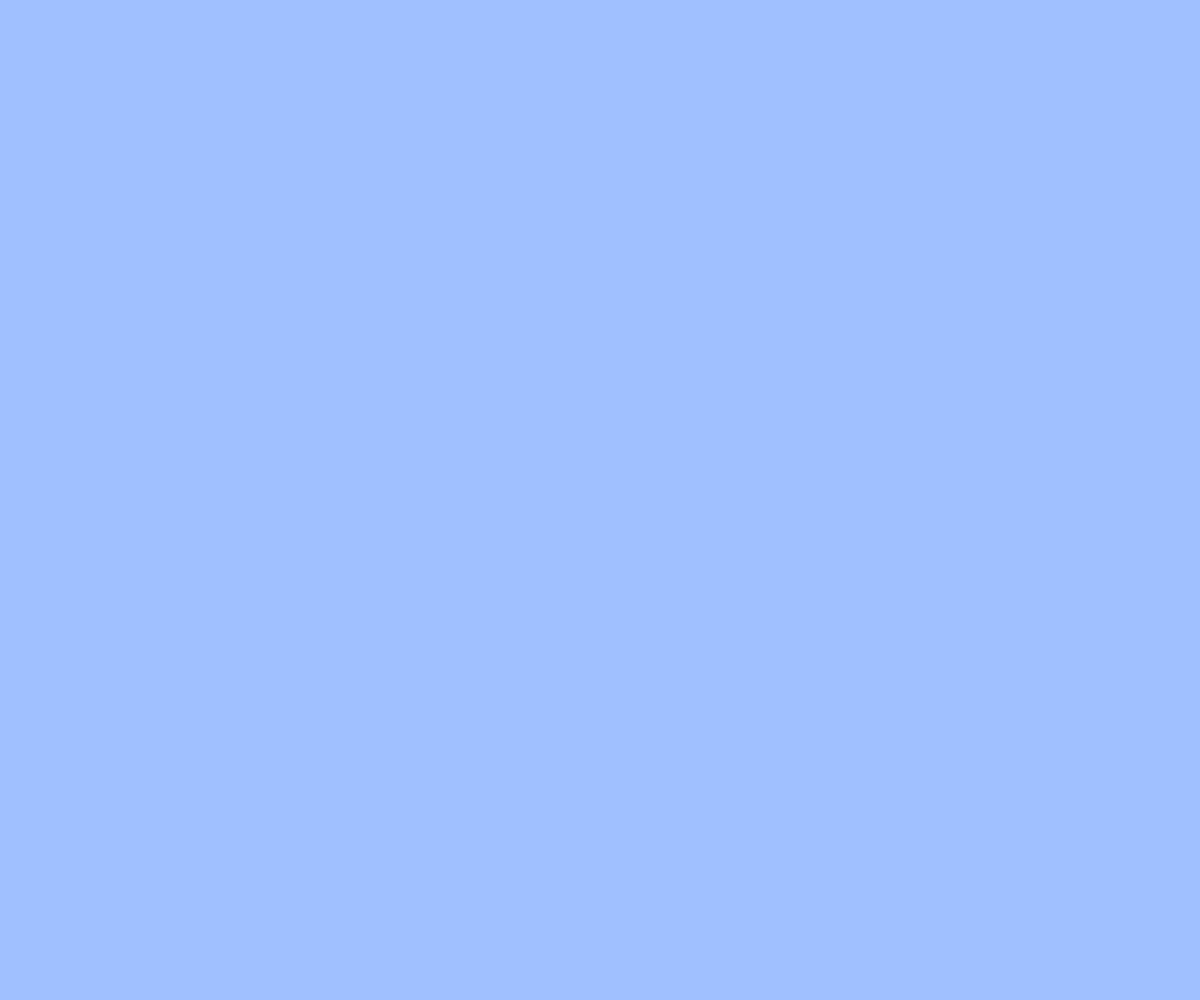
Frame 1 (no input)
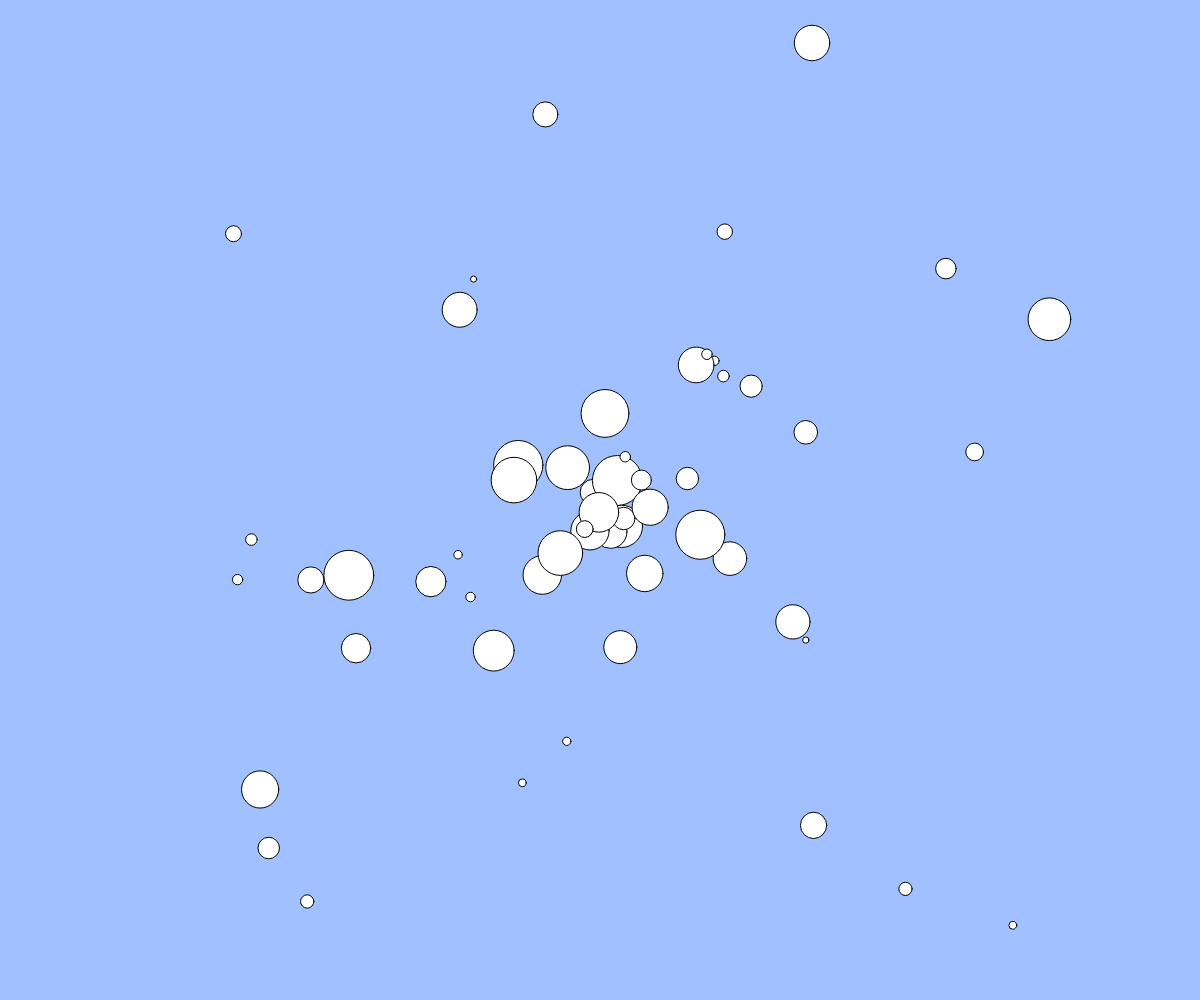
Frame 60 (no input)
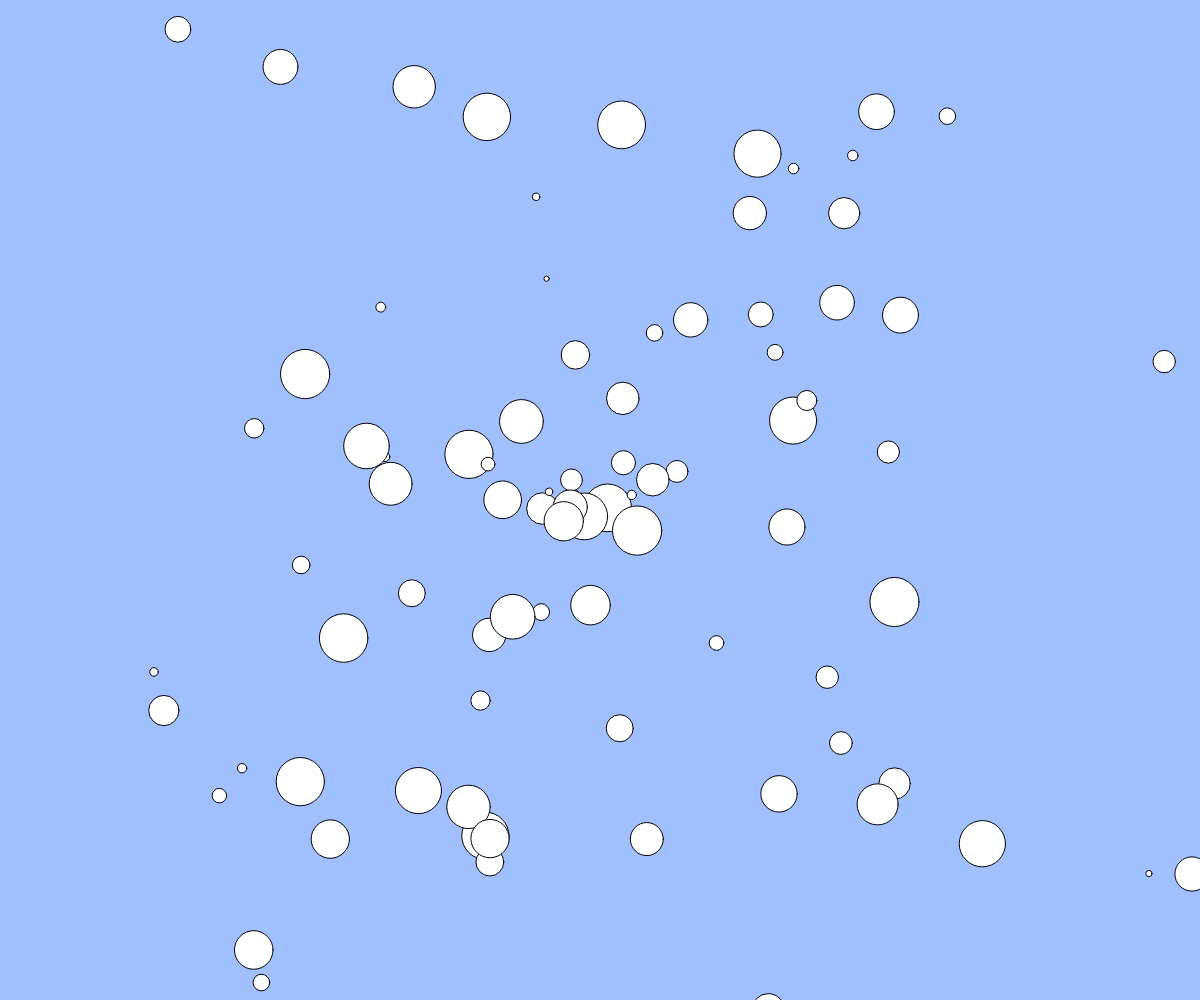
Frame 120 (the mouse pressed at the canvas centre since frame 60)

The p5.js sketch that drew these frames (run headless with seeded random() and noise() and a simulated clock; from frame 60 on, the mouse is pressed at the canvas centre):

// p5.js sketch
// ── sketch.js
//　テキスト「オブジェクト」
// 練習問題：ボールのサイズをランダムに変更してみよう
// 練習問題：何も操作しなくてもボールが湧いてくる機能を追加しよう

let balls;
let count = 0;
let cycle = 1000;
function setup(){
  createCanvas(windowWidth, windowHeight);
  balls = [];
}

function draw(){
  background(160, 192, 255);
  for(let i = 0; i < balls.length; i++){
    let b = balls[i];
    ellipse(b.x, b.y, b.size);
    b.x += b.vx;
    b.y += b.vy;
  }
  
  count = (count + 1) % cycle;
  const c = { x: windowWidth / 2, y: windowHeight / 2, size: random(5, 50) , vx: random(-10, 10), vy: random(-10, 10)};
  balls.unshift(c);
  if(count >= 500){ 
    ellipse(c.x, c.y, c.size);
    c.x += c.vx;
    c.y += c.vy;
  }
}

function mouseDragged(){
  const dx = mouseX - pmouseX;
  const dy = mouseY - pmouseY;
  if(mag(dx, dy) > 5){
    const b = { x: mouseX, y: mouseY, size: random(5, 50) , vx: dx, vy: dy };
    balls.push(b);
  }
}

function windowResized(){
  resizeCanvas(windowWidth, windowHeight);
}
